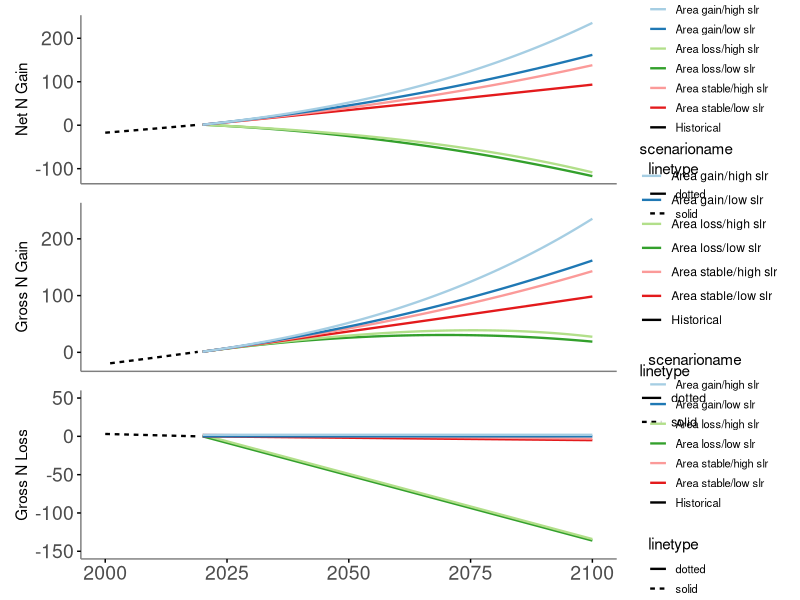
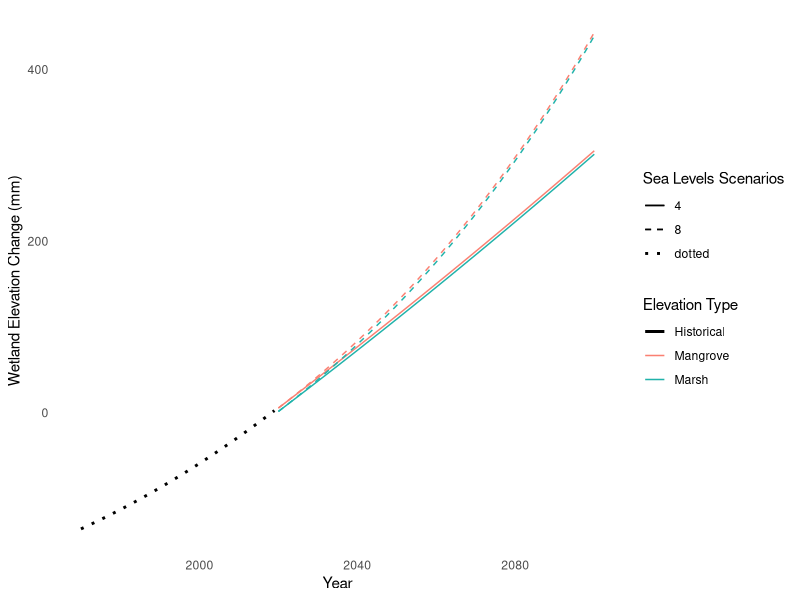
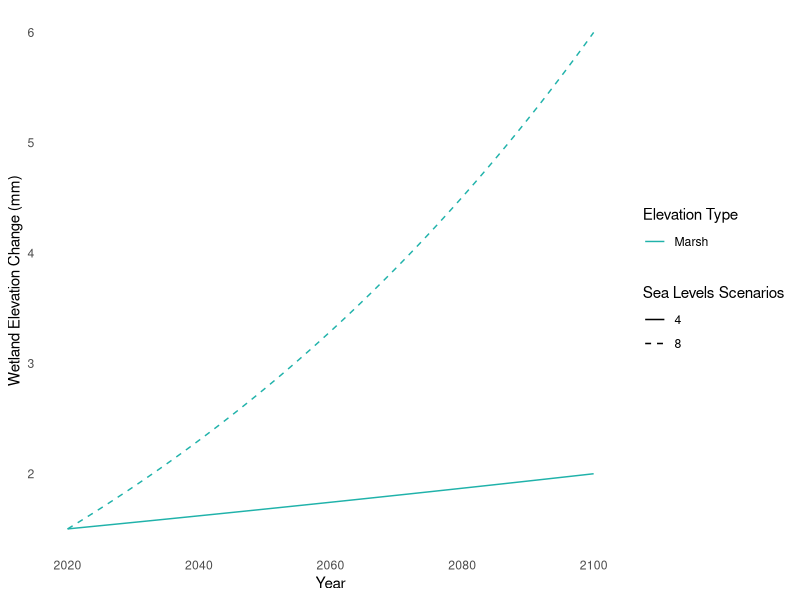
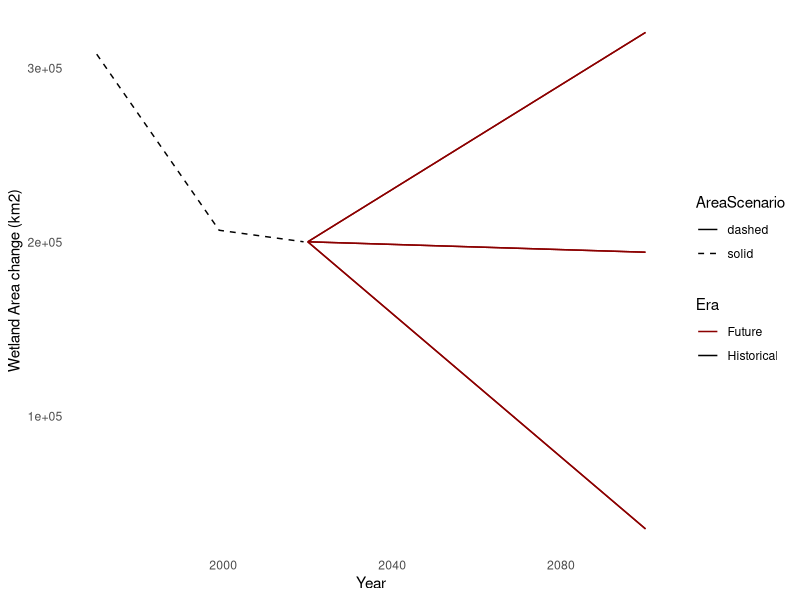
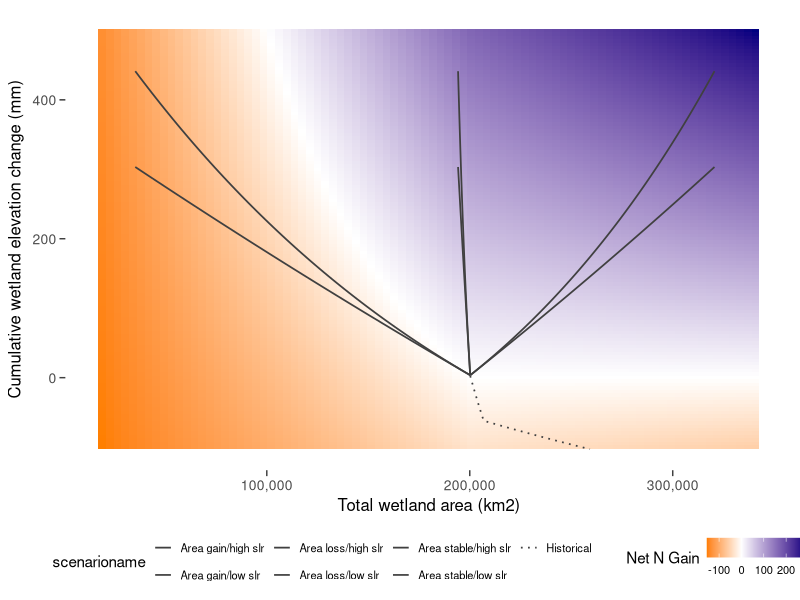

Reproduce these figures in R, in order.

library(dplyr)
library(ggplot2)
library(RColorBrewer)
library(patchwork)

# Define the sequence of years
years <- 2020:2100

# Create the data frame for each year
scenarios <- data.frame(
  scenario = rep(1:6, each = length(years)),
  scenarioname = rep(c('Area loss/low slr', 'Area loss/high slr', 'Area stable/low slr', 
                       'Area stable/high slr', 'Area gain/low slr', 'Area gain/high slr'), 
                     each = length(years)),
  R2020 = 3.5,
  R2100 = rep(c(4, 8, 4, 8, 4, 8), each = length(years)),
  A2020marsh = 52880,
  A2020mangrove = 147349,
  year = rep(years, times = 6)
)

################################################################
##############################################################

# Define the sequence of historical years (1970 to 2019)
historical_years <- 1970:2019

# Create the data frame for the historical scenario
historical <- data.frame(
  scenario = rep(0, length(historical_years)),  # Scenario identifier
  scenarioname = rep('Historical', length(historical_years)),  # Scenario name
  historical_year = historical_years,  # Years from 1970 to 2019
  
  # Linear increase of rSLR from 2.1 to 3.5
  rSLR = seq.int(2.1, 3.5, length.out = length(historical_years)))
#	year year-1970	Atotal	Amarsh	Amangrove
#1970	  0	      308000	  81356	  226712   based on RAMSAR report
#1999	  29	    206764	  53944	  152920  based on Murray et al. 2022
#2019	  49	    200239	  52880	  147359  based on Murray et al. 2022
  
#Using broken linear model for area
historical$Amarsh <- ifelse(historical$historical_year<1999, 
                            (historical$historical_year-1970)*(53944-81356)/29+ 81356, 
                            (historical$historical_year-1970)*(52880-53944)/20+ (55487))
                            
historical$Amangrove <- ifelse(historical$historical_year<1999, 
                               (historical$historical_year-1970)*(152920-226712)/29+ 226712, 
                               (historical$historical_year-1970)*(147359-152920)/20+ (160983))

# Calculate Atotal as Amarsh + Amangrove
historical$Atotal <- historical$Amarsh + historical$Amangrove

# Calculate cumulative sea level (SL) with an adjustment factor
historical$SL <- cumsum(historical$rSLR) - 137.5

# Calculate nitrogen gain for marshes and mangroves in Tg
historical$Ngainmarsh <- ((historical$Amarsh) * (historical$SL / 10) * (1.78 / 1000) * 10^10) / 10^12
historical$Ngainmangrove <- ((historical$Amangrove) * (historical$SL / 10) * (1.63 / 1000) * 10^10) / 10^12
historical$Ngaintotal <- historical$Ngainmarsh + historical$Ngainmangrove

# Set 2020 area averages
historical$A2020marsh <- mean(scenarios$A2020marsh)
historical$A2020mangrove <- mean(scenarios$A2020mangrove)

# Calculate N loss using Ndensity for marsh and mangrove
historical$Nlossmarsh <- ifelse(   
  historical$Amarsh > historical$A2020marsh,
  (historical$Amarsh - historical$A2020marsh) * 30 * (1.78 / 1000) * 10^10 / 10^12,
  0
)

historical$Nlossmangrove <- ifelse(
  historical$Amangrove > historical$A2020mangrove,
  (historical$Amangrove - historical$A2020mangrove) * 30 * (1.63 / 1000) * 10^10 / 10^12, 
  0
)

historical$Nlosstotal <- historical$Nlossmarsh + historical$Nlossmangrove

# Calculate net nitrogen total
historical$netNtotal <- historical$Ngaintotal + historical$Nlosstotal

# View the data frame
print(historical)

##############################################################
###########################################################

# Calculate the exponential function (k) for each SLR scenario
scenarios$k <- log(scenarios$R2100 / scenarios$R2020) / 80

# Calculate the relative sea level rise (rSLR) for each year: rSLR = SLR2020 * e^(k*(year-2020))
scenarios$rSLR <- scenarios$R2020 * exp(scenarios$k * (scenarios$year - 2020))

# Calculate A2100marsh and A2100mangrove for high loss scenarios 1 and 2
scenarios$A2100marsh[scenarios$scenario %in% c(1, 2)] <- scenarios$A2020marsh[scenarios$scenario %in% c(1, 2)] - 20623
scenarios$A2100mangrove[scenarios$scenario %in% c(1, 2)] <- scenarios$A2020mangrove[scenarios$scenario %in% c(1, 2)] - 144412

# Calculate A2100marsh and A2100mangrove for low loss scenarios 3 and 4
scenarios$A2100marsh[scenarios$scenario %in% c(3, 4)] <- scenarios$A2020marsh[scenarios$scenario %in% c(3,4)] -1568
scenarios$A2100mangrove[scenarios$scenario %in% c(3, 4)] <- scenarios$A2020mangrove[scenarios$scenario %in% c(3,4)] -4421

# Calculate A2100marsh and A2100mangrove for high gain scenarios 5 and 6
scenarios$A2100marsh[scenarios$scenario %in% c(5, 6)] <- scenarios$A2020marsh[scenarios$scenario %in% c(5, 6)] + 20905
scenarios$A2100mangrove[scenarios$scenario %in% c(5, 6)] <- scenarios$A2020mangrove[scenarios$scenario %in% c(5, 6)] + 99434

# Calculate Areas for each year
scenarios$Amarsh <- (scenarios$A2100marsh - scenarios$A2020marsh) * (scenarios$year - 2020) / 80 + scenarios$A2020marsh
scenarios$Amangrove <- (scenarios$A2100mangrove - scenarios$A2020mangrove) * (scenarios$year - 2020) / 80 + scenarios$A2020mangrove
scenarios$Atotal <- scenarios$Amarsh + scenarios$Amangrove

# Calculate the cumulative sum of rSLR within each scenario
scenarios <- scenarios %>%
  group_by(scenario) %>%
  mutate(SL = cumsum(rSLR)) %>%
  ungroup()

# wetland elevation gain, marsh maximal gain is 5 mm yr-1, mangrove max = 7.8, if rSLR > than the max, wetland elevation gain = 0
# 9-13-24 OK I set it back to just keep up with all SLR
scenarios <- scenarios %>%
  mutate(marshgain = rSLR,  #ifelse(rSLR > 5, 0, rSLR),
         mangrovegain = rSLR) #ifelse(rSLR > 7.8, 0, rSLR))

# Calculate the cumulative sum of marsh and mangrove elevation within each scenario
scenarios <- scenarios %>%
  group_by(scenario) %>%
  mutate(marshelev = cumsum(marshgain), mangroveelev = cumsum(mangrovegain)) %>%
  ungroup()

# Calculate N gain using Ndensity for marsh and mangrove = 1.78 and 1.63 mg N cm-3
#Area (km2) * elevation change in cm * N density g cm-3 * 10^10 cm2/km2
scenarios$Ngainmarsh <- ((scenarios$Amarsh) * (scenarios$SL/10) * (1.78/1000) *10^10)/10^12
scenarios$Ngainmangrove <- ((scenarios$Amangrove) * (scenarios$SL/10) * (1.63/1000) * 10^10)/10^12
scenarios$Ngaintotal <- scenarios$Ngainmarsh + scenarios$Ngainmangrove

#add up annual wetland Ngain through vertical accretion
#scenarios <- scenarios %>%  
#  group_by(scenario) %>%
#  mutate(marshNgain = cumsum(Ngainmarsh), mangroveNgain= cumsum(Ngainmangrove)) %>%
#  ungroup()

scenarios$Ngaintotal <- scenarios$Ngainmarsh + scenarios$Ngainmangrove

# Calculate N loss using Ndensity for marsh, mangrove = 1.78 and 1.63 mg N cm-3, assuming 30 cm of erosive loss from area that is lost
scenarios$Nlossmarsh <- ifelse(   
  scenarios$Amarsh < scenarios$A2020marsh,
  (scenarios$Amarsh - scenarios$A2020marsh) * 50 * (1.78 / 1000) * 10^10 / 10^12,
  0)
scenarios$Nlossmangrove <- ifelse(
  scenarios$Amangrove < scenarios$A2020mangrove,
  (scenarios$Amangrove - scenarios$A2020mangrove) * 50 * (1.63 / 1000) * 10^10 / 10^12,
  0
)
scenarios$Nlosstotal <- scenarios$Nlossmarsh + scenarios$Nlossmangrove

# Calculate net N change
scenarios$netNmarsh <- scenarios$Ngainmarsh + scenarios$Nlossmarsh
scenarios$netNmangrove <- scenarios$Ngainmangrove + scenarios$Nlossmangrove
scenarios$netNtotal <- scenarios$netNmarsh + scenarios$netNmangrove


scenarios$scenarioname <- factor(scenarios$scenarioname, levels = c('Area gain/low slr', 'Area gain/high slr','Area loss/low slr', 'Area loss/high slr', 'Area stable/low slr', 
                                                                    'Area stable/high slr' ))


# Define plot colors
plot_colors <- brewer.pal(6, "Paired")



####################################################
# Create a common legend theme
legend_theme <- theme(
  legend.position = "right",
  legend.box = "vertical",
  legend.text = element_text(size = 8),
  legend.key.size = unit(0.5, 'cm'),      # Size of legend keys
  legend.spacing.x = unit(0.5, 'cm'),    # Horizontal spacing between legend items
  legend.spacing.y = unit(0.2, 'cm')     # Vertical spacing between legend items
)



#####################################################
#####################################################

# Merge historical data into scenarios data frame for plotting
historical_plot_data <- historical %>%
  select(historical_year, Ngainmarsh, Ngainmangrove, Ngaintotal, Nlossmarsh, Nlossmangrove, Nlosstotal, netNtotal, Atotal, SL,rSLR) %>%
  mutate(
    year = historical_year,
    scenarioname = "Historical",  # Set a unique name for historical data
    scenario = 0  # Use a distinct identifier for historical data
  )


library(ggplot2)
library(dplyr)
library(patchwork)

# Define line types for scenarios
line_types <- c("solid", "dashed")  # Solid for other scenarios, Dashed for scenario = 0

# Combine historical and scenario data
combined_data <- bind_rows(scenarios, historical_plot_data)


# Define a new column in combined_data to specify the line type
combined_data <- combined_data %>%
  mutate(linetype = ifelse(scenario == 0, "solid", "dotted"))

# Plot net N over time
plot_netN <- ggplot(combined_data, aes(x = year, y = netNtotal, color = scenarioname, group = scenario, linetype = linetype)) +
  geom_line(size=.8) +
  scale_color_manual(values = c(plot_colors, "black")) +  # Add color for historical data
  #scale_linetype_manual(values = line_types) +  # Apply custom line types
  labs(title = NULL, x = "Year", y = "Net N Gain") +
  theme_minimal() +
  theme(axis.title.x = element_blank(), axis.ticks.y = element_line(size=.5), axis.text.y = element_text(size = 14), axis.text.x=element_blank(),axis.line = element_line(size=.5, color="gray50"), panel.grid.major = element_blank(), panel.grid.minor = element_blank()) +
  scale_x_continuous(limits = c(2000, 2100)) +  # Set x-axis limits to start at 2000
  legend_theme

# Plot gross N gain over time
plot_Ngain <- ggplot(combined_data, aes(x = year, y = Ngaintotal, color = scenarioname, group = scenario, linetype = linetype)) +
  geom_line(size=.8) +
  scale_color_manual(values = c(plot_colors, "black")) +  # Add color for historical data
  #scale_linetype_manual(values = line_types) +  # Apply custom line types
  labs(title = NULL, x = "Year", y = "Gross N Gain") +
  theme_minimal() +
  theme(axis.title.x = element_blank(), axis.ticks.y = element_line(size=.5), axis.text.y = element_text(size = 14),axis.text.x=element_blank(),axis.line = element_line(size=.5, color="gray50"),panel.grid.major = element_blank(), panel.grid.minor = element_blank()) +
  scale_x_continuous(limits = c(2000, 2100)) +  # Set x-axis limits to start at 2000
  scale_y_continuous(limits = c(-20, 250))
  legend_theme

  
  #jitter N Loss so that all traces can be seen 
 
  jittered_data <- combined_data %>%
    mutate(Nlosstotal = ifelse(is.na(R2100), 
                               Nlosstotal, 
                               ifelse(R2100 > 5, 
                                      Nlosstotal + 2, 
                                      Nlosstotal)))
  
# Plot N loss over time
plot_Nloss <- ggplot(jittered_data, aes(x = year, y = Nlosstotal, color = scenarioname, group = scenario, linetype = linetype)) +
  geom_line(size=.8) +
  scale_color_manual(values = c(plot_colors, "black")) +  # Add color for historical data
  #scale_linetype_manual(values = line_types) +  # Apply custom line types
  labs(title = NULL, x = "Year", y = "Gross N Loss") +
  theme_minimal() +
  theme(axis.title.x = element_blank(), axis.ticks = element_line(size=.5), axis.text = element_text(size = 14), axis.line = element_line(size=.5, color="gray50"), panel.grid.major = element_blank(), panel.grid.minor = element_blank()) +
  scale_x_continuous(limits = c(2000, 2100)) + 
  scale_y_continuous(limits = c(-150, 50)) + 
  legend_theme

# Combine the plots into a vertical layout
N_by_year <- plot_netN / plot_Ngain / plot_Nloss

# Display the combined plot
print(N_by_year)


###########################################################
# Plot elevation by year

# Combined plot: Overlay mangrove and marsh elevation for each R2100 level
plot_combined_elev_year <- ggplot(scenarios) +
  
  # Line for mangrove elevation at each R2100 level
  geom_line(aes(x = year, y = mangroveelev + 2, color = "Mangrove", linetype = as.factor(R2100), group = interaction(R2100, "Mangrove"))) +
  
  # Line for marsh elevation at each R2100 level
  geom_line(aes(x = year, y = marshelev - 2, color = "Marsh", linetype = as.factor(R2100), group = interaction(R2100, "Marsh"))) +
  
  # Add dotted line for historical data
  geom_line(data = historical_plot_data, aes(x = historical_year, y = SL, color = "Historical", linetype = "dotted"), size = 1) +
  
  # Define colors for mangrove vs marsh and historical data
  scale_color_manual(values = c("Mangrove" = "salmon", "Marsh" = "lightseagreen", "Historical" = "black")) +
  
  # Different linetypes for R2100 levels
  scale_linetype_manual(values = c("solid", "dashed", "dotted", "dotdash", "longdash", "dotted")) +  # Ensure dotted is added for historical data
  
  labs(title = NULL, x = "Year", y = "Wetland Elevation Change (mm)") +
  
  # Minimal theme and remove gridlines
  theme_minimal() +
  theme(panel.grid.major = element_blank(), panel.grid.minor = element_blank(), legend.position = "right") +
  
  # Customize legends for both color (mangrove vs marsh vs historical) and linetype (R2100 levels)
  guides(color = guide_legend(title = "Elevation Type"), linetype = guide_legend(title = "Sea Levels Scenarios"))

# Print the combined plot
print(plot_combined_elev_year)

###########################################################
# Plot rSLR by year

# Combined plot: Overlay mangrove and marsh elevation for each R2100 level
plot_combined_elev_year <- ggplot(scenarios) +
  
  # Line for mangrove elevation at each R2100 level
 # geom_line(aes(x = year, y = rSLR + 2, color = "Mangrove", linetype = as.factor(R2100), group = interaction(R2100, "Mangrove"))) +
  
  # Line for marsh elevation at each R2100 level
 geom_line(aes(x = year, y = rSLR - 2, color = "Marsh", linetype = as.factor(R2100))) +
  
  # Add dotted line for historical data
 # geom_line(data = historical_plot_data, aes(x = historical_year, y = SL, color = "Historical", linetype = "dotted"), size = 1) +
  
  # Define colors for mangrove vs marsh and historical data
  scale_color_manual(values = c("Mangrove" = "salmon", "Marsh" = "lightseagreen", "Historical" = "black")) +
  
  # Different linetypes for R2100 levels
  scale_linetype_manual(values = c("solid", "dashed", "dotted", "dotdash", "longdash", "dotted")) +  # Ensure dotted is added for historical data
  
  labs(title = NULL, x = "Year", y = "Wetland Elevation Change (mm)") +
  
  # Minimal theme and remove gridlines
  theme_minimal() +
  theme(panel.grid.major = element_blank(), panel.grid.minor = element_blank(), legend.position = "right") +
  
  # Customize legends for both color (mangrove vs marsh vs historical) and linetype (R2100 levels)
  guides(color = guide_legend(title = "Elevation Type"), linetype = guide_legend(title = "Sea Levels Scenarios"))

# Print the combined plot
print(plot_combined_elev_year)

####################################################
#Plot area by year 
# Combined plot: Overlay mangrove and marsh area
plot_combined_elev_year <- ggplot(scenarios) +
  
  # Line for mangrove elevation at each R2100 level
  geom_line(aes(x = year, y = Atotal, color = "Future", linetype = "dashed", group = scenario)) +
  
  # Line for marsh elevation at each R2100 level
  #geom_line(aes(x = year, y = Amarsh, color = "Marsh", linetype = "solid", group = scenario)) +
  
  # Add dotted line for historical data
  geom_line(data = historical_plot_data, aes(x = historical_year, y = Atotal, color = "Historical", linetype = "solid"), size = 0.5) +
  
  # Define colors for mangrove vs marsh and historical data
  scale_color_manual(values = c("Future" = "red4",  "Historical" = "black")) +
  
  # Different linetypes for scenarios
 scale_linetype_manual(values = c("solid", "dashed", "dotted", "dotdash", "longdash", "dotted", "solid")) +  # Ensure dotted is added for historical data
  
  labs(title = NULL, x = "Year", y = "Wetland Area change (km2)") +
  
  # Minimal theme and remove gridlines
  theme_minimal() +
  theme(panel.grid.major = element_blank(), panel.grid.minor = element_blank(), legend.position = "right") +
  
  # Customize legends for both color (mangrove vs marsh vs historical) and linetype (Area scenarios)
  guides(color = guide_legend(title = "Era"), linetype = guide_legend(title = "AreaScenario"))

# Print the combined plot
print(plot_combined_elev_year)


##################################################################

##################################################################
#####CONTOUR

# Create a grid of values for the background contour representing net N gain
# 9-5-2024

SL_values <- seq(-100, 500, by = 5)  # SL increments of 0.1 for smoothness
Amarsh_values <- seq(min(5000), max(90000), by = 1000)  # Amarsh increments of 5000 for better resolution
#Amangrove_values <- seq(min(5000), max(250000), by = 5000)  # Amangrove increments of 5000 for better resolution

contour_grid <- expand.grid(
  
  SL = SL_values,
  Amarsh = Amarsh_values
  #Amangrove = Amangrove_values
)

# Calculate Atotal
contour_grid$Amangrove = contour_grid$Amarsh*2.78647881997
contour_grid$Atotal <- contour_grid$Amarsh + contour_grid$Amangrove

# Calculate N gain for the contour scenario
contour_grid$Ngainmarsh <- ((contour_grid$Amarsh) * (contour_grid$SL/10) * (1.78/1000) * 10^10) / 10^12
contour_grid$Ngainmangrove <- ((contour_grid$Amangrove) * (contour_grid$SL/10) * (1.63/1000) * 10^10) / 10^12
contour_grid$Ngaintotal <- contour_grid$Ngainmarsh + contour_grid$Ngainmangrove

# Calculate N loss for the contour scenario
contour_grid$Nlossmarsh <- ifelse(   
  contour_grid$Amarsh < 52880,
  (contour_grid$Amarsh - 52880) * 50 * (1.78 / 1000) * 10^10 / 10^12,0)
contour_grid$Nlossmangrove <- ifelse(
  contour_grid$Amangrove < 147349,
  (contour_grid$Amangrove - 147349) * 50 * (1.63 / 1000) * 10^10 / 10^12,0)
contour_grid$Nlosstotal <- contour_grid$Nlossmarsh + contour_grid$Nlossmangrove

# Calculate net N change for the contour scenario
contour_grid$netNmarsh <- contour_grid$Ngainmarsh + contour_grid$Nlossmarsh
contour_grid$netNmangrove <- contour_grid$Ngainmangrove + contour_grid$Nlossmangrove
contour_grid$netNtotal <- contour_grid$netNmarsh + contour_grid$netNmangrove

# Specify the folder for saving the recategorized data
Scenarios <- "Scenarios"

# Create the output folder if it doesn't exist
if (!dir.exists(Scenarios)) dir.create(Scenarios)

# Write the recategorized data frame to a new CSV file in the "Recategorized" folder
Scenarios <- file.path(Scenarios, "scenarios.csv")
write.csv(scenarios, Scenarios, row.names = FALSE)

###########################################################################


library(ggplot2)
library(scales)
library(tibble)
library(colorspace)
library(dplyr)  # For filtering

# Filter combined_data for years > 1999
filtered_data <- combined_data %>% filter(year > 1983)


plot_elev_area <- ggplot() +
  
  # Smoothed background with continuous fill
  #geom_tile(data = contour_grid, aes(x = Atotal, y = SL, fill = netNtotal)) + 
  #scale_fill_continuous_divergingx(palette = 'BrBg') + 
  
  geom_tile(data = contour_grid, aes(x = Atotal, y = SL, fill = netNtotal)) + 
  scale_fill_gradientn(
    colors = c("darkorange1", "white", "navyblue"), # More colors can be added here
    values = scales::rescale(c(min(contour_grid$netNtotal), 0, max(contour_grid$netNtotal))),
    limits = c(min(contour_grid$netNtotal), max(contour_grid$netNtotal)) # Set limits if needed
  ) +
  theme_minimal()+ # Optional: change the theme as needed
  
  # scale_fill_gradient2(name=waiver(), low = "red", mid="white", high = "blue", space = "Lab", na.value = "grey50", guide = "colourbar", aesthetics = "fill") +
  #scale_fill_gradientn(colours=terrain.colors(100))+
  
  #just show years 2000-2100
 
  # Black lines for each scenario
  geom_line(data = filtered_data, aes(x = Atotal, y = SL, linetype = scenarioname, group = scenario), 
            color = "gray25", size=0.6) +
  
  # Format x-axis with tick marks and comma-separated labels
  scale_x_continuous(name = "Total wetland area (km2)", labels = comma) +
  
  # Define different dash types for scenarios
  scale_linetype_manual(values = c("solid", "solid", "solid", "solid", "solid", "solid", "dotted")) +
  
  # Customize labels
  labs(title = NULL, y = expression("Cumulative wetland elevation change (mm)")) +
  
  # Adjust the theme
  theme_minimal() +
  theme(
    panel.grid = element_blank(),
    panel.grid.major = element_blank(),  # Remove major gridlines
    panel.grid.minor = element_blank(),  # Remove minor gridlines
    axis.ticks = element_line(color = "gray25"),  # Set ticks color
    axis.ticks.length = unit(0.15, 'cm'),  # Set tick length
    panel.border=element_blank(),
    axis.text= element_text(size = 10),
    axis.title = element_text(size = 12),
    axis.ticks.x = element_line(size = 0.5),  # Customize X-axis ticks
    axis.ticks.y = element_line(size = 0.5),  # Customize Y-axis ticks
    legend.position = "bottom",  # Position legend to the right
    legend.box = "horizontal", 
    legend.text = element_text(size = 8),
    legend.key.size = unit(0.5, 'cm'),
    legend.spacing.x = unit(0.5, 'cm'),
    legend.spacing.y = unit(0.2, 'cm')
  ) +
  
  # Add a colorbar legend for the fill
  guides(fill = guide_colorbar(title = "Net N Gain"))

# Plot
print(plot_elev_area)

# Specify the folder for saving the recategorized data
Scenarios <- "Scenarios"

# Create the output folder if it doesn't exist
if (!dir.exists(Scenarios)) dir.create(Scenarios)

# Write the recategorized data frame to a new CSV file in the "Recategorized" folder
Scenarios <- file.path(Scenarios, "scenariosfiltered.csv")
write.csv(filtered_data, Scenarios, row.names = FALSE)

# Specify the folder for saving the recategorized data
Scenarios <- "Scenarios"

# Create the output folder if it doesn't exist
if (!dir.exists(Scenarios)) dir.create(Scenarios)
Scenarios <- file.path(Scenarios, "contourgrid.csv")
write.csv(contour_grid, Scenarios, row.names = FALSE)
